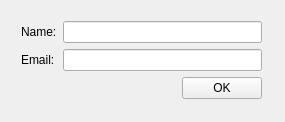
<?xml version="1.0" encoding="UTF-8"?>
<ui version="4.0">
 <class>addDialog</class>
 <widget class="QWidget" name="addDialog">
  <property name="geometry">
   <rect>
    <x>0</x>
    <y>0</y>
    <width>285</width>
    <height>122</height>
   </rect>
  </property>
  <property name="acceptDrops">
   <bool>false</bool>
  </property>
  <property name="windowTitle">
   <string>addDialog</string>
  </property>
  <widget class="QWidget" name="layoutWidget">
   <property name="geometry">
    <rect>
     <x>10</x>
     <y>10</y>
     <width>263</width>
     <height>100</height>
    </rect>
   </property>
   <layout class="QGridLayout" name="gridLayout_2">
    <item row="0" column="0">
     <layout class="QGridLayout" name="gridLayout_3">
      <item row="0" column="0">
       <widget class="QLabel" name="nameText_2">
        <property name="text">
         <string>Name:</string>
        </property>
       </widget>
      </item>
      <item row="0" column="1">
       <widget class="QLineEdit" name="nameEdit_2"/>
      </item>
      <item row="1" column="0">
       <widget class="QLabel" name="emailText_2">
        <property name="text">
         <string>Email:</string>
        </property>
       </widget>
      </item>
      <item row="1" column="1">
       <widget class="QLineEdit" name="emailButon_2"/>
      </item>
     </layout>
    </item>
    <item row="1" column="0">
     <spacer name="verticalSpacer">
      <property name="orientation">
       <enum>Qt::Vertical</enum>
      </property>
      <property name="sizeHint" stdset="0">
       <size>
        <width>20</width>
        <height>13</height>
       </size>
      </property>
     </spacer>
    </item>
    <item row="2" column="0">
     <layout class="QHBoxLayout" name="horizontalLayout">
      <item>
       <spacer name="horizontalSpacer">
        <property name="orientation">
         <enum>Qt::Horizontal</enum>
        </property>
        <property name="sizeHint" stdset="0">
         <size>
          <width>178</width>
          <height>20</height>
         </size>
        </property>
       </spacer>
      </item>
      <item>
       <widget class="QPushButton" name="okButton">
        <property name="text">
         <string>OK</string>
        </property>
       </widget>
      </item>
     </layout>
    </item>
   </layout>
  </widget>
 </widget>
 <layoutdefault spacing="6" margin="11"/>
 <resources/>
 <connections/>
</ui>
